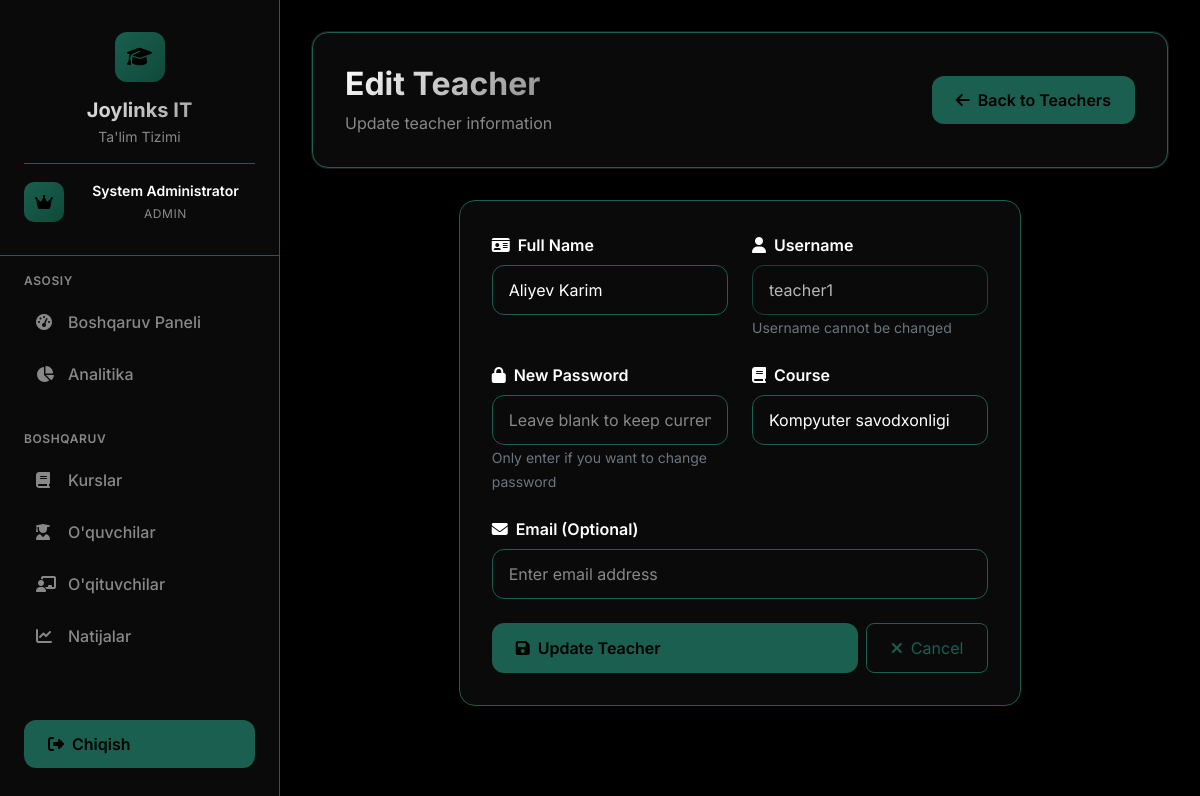
/admin/teachers/edit/1 (signed in), run on the app's committed database.
### app.py (models this page shows)
class User(UserMixin, db.Model):
    id = db.Column(db.Integer, primary_key=True)
    username = db.Column(db.String(80), unique=True, nullable=False)
    password_hash = db.Column(db.String(120), nullable=False)
    role = db.Column(db.String(20), nullable=False)  # admin, teacher, student
    full_name = db.Column(db.String(100), nullable=False)
    teacher_profile = db.relationship('Teacher', backref='user', uselist=False)
    student_profile = db.relationship('Student', backref='user', uselist=False)

### app.py (the view, shortened to what this page needs)
@app.route('/admin/teachers/edit/<int:teacher_id>', methods=['GET', 'POST'])
@admin_required
def admin_edit_teacher(teacher_id):
    teacher = Teacher.query.get_or_404(teacher_id)
    courses = Course.query.all()
    return render_template('admin/edit_teacher_modern.html', teacher=teacher, courses=courses)

### app.py (called while the page is built)
@login_manager.user_loader
def load_user(user_id):
    return User.query.get(int(user_id))

def admin_required(f):
    @wraps(f)
    def decorated_function(*args, **kwargs):
        if not current_user.is_authenticated or current_user.role != 'admin':
            flash('Kirish taqiqlangan. Admin huquqlari kerak.', 'danger')
            return redirect(url_for('login'))
        return f(*args, **kwargs)
    return decorated_function

### templates/admin/edit_teacher_modern.html (shortened to what this page needs)
{% extends "base_modern.html" %}
{% block content %}
<div class="page-header">
    <div class="d-flex justify-content-between align-items-center">
        <div>
            <h1 class="page-title">Edit Teacher</h1>
            <p class="page-subtitle">Update teacher information</p>
        </div>
        <div class="d-flex gap-2">
            <a href="{{ url_for('admin_teachers') }}" class="btn-primary-custom">
                <i class="fas fa-arrow-left me-2"></i>Back to Teachers
            </a>
        </div>
    </div>
</div>
<div class="row justify-content-center">
    <div class="col-lg-8">
        <div class="content-card">
            <form method="POST" class="modern-form">
                <div class="row">
                    <div class="col-md-6">
                        <div class="form-group mb-4">
                            <label for="full_name" class="form-label">
                                <i class="fas fa-id-card me-2"></i>Full Name
                            </label>
                            <input type="text" class="form-control" id="full_name" name="full_name" required
                                   value="{{ teacher.user.full_name }}" placeholder="Enter full name">
                        </div>
                    </div>
                    <div class="col-md-6">
                        <div class="form-group mb-4">
                            <label for="username" class="form-label">
                                <i class="fas fa-user me-2"></i>Username
                            </label>
                            <input type="text" class="form-control" id="username" name="username" required
                                   value="{{ teacher.user.username }}" placeholder="Enter username" readonly>
                            <small class="text-secondary">Username cannot be changed</small>
                        </div>
                    </div>
                </div>
                <div class="row">
                    <div class="col-md-6">
                        <div class="form-group mb-4">
                            <label for="password" class="form-label">
                                <i class="fas fa-lock me-2"></i>New Password
                            </label>
                            <input type="password" class="form-control" id="password" name="password"
                                   placeholder="Leave blank to keep current password">
                            <small class="text-secondary">Only enter if you want to change password</small>
                        </div>
                    </div>
                    <div class="col-md-6">
                        <div class="form-group mb-4">
                            <label for="course_id" class="form-label">
                                <i class="fas fa-book me-2"></i>Course
                            </label>
                            <select class="form-control" id="course_id" name="course_id" required>
                                {% for course in courses %}
                                <option value="{{ course.id }}" {{ 'selected' if course.id == teacher.course_id else '' }}>
                                    {{ course.name }}
                                </option>
                                {% endfor %}
                            </select>
                        </div>
                    </div>
                </div>
                <div class="form-group mb-4">
                    <label for="email" class="form-label">
                        <i class="fas fa-envelope me-2"></i>Email (Optional)
                    </label>
                    <input type="email" class="form-control" id="email" name="email"
                           value="{{ teacher.user.email or '' }}" placeholder="Enter email address">
                </div>
                <div class="d-flex gap-2">
                    <button type="submit" class="btn-primary-custom flex-fill">
                        <i class="fas fa-save me-2"></i>Update Teacher
                    </button>
                    <a href="{{ url_for('admin_teachers') }}" class="btn btn-outline-light">
                        <i class="fas fa-times me-2"></i>Cancel
                    </a>
                </div>
            </form>
        </div>
    </div>
</div>
{% endblock %}

### templates/base_modern.html (shortened to what this page needs)
<!DOCTYPE html>
<html lang="uz">
<head>
    <link href="https://cdn.jsdelivr.net/npm/bootstrap@5.3.0/dist/css/bootstrap.min.css" rel="stylesheet">
    <link href="https://cdnjs.cloudflare.com/ajax/libs/font-awesome/6.4.0/css/all.min.css" rel="stylesheet">
</head>
<body>
    <aside class="sidebar" id="sidebar">
        <div class="sidebar-header">
            <div class="logo">
                <i class="fas fa-graduation-cap"></i>
            </div>
            <h3>Joylinks IT</h3>
            <p>Ta'lim Tizimi</p>
            {% if current_user.is_authenticated %}
            <div class="user-info">
                <div class="user-avatar">
                    {% if current_user.role == 'admin' %}
                    <i class="fas fa-crown"></i>
                    {% elif current_user.role == 'teacher' %}
                    <i class="fas fa-user-tie"></i>
                    {% elif current_user.role == 'student' %}
                    <i class="fas fa-user-graduate"></i>
                    {% endif %}
                </div>
                <div class="user-details">
                    <div class="user-name">{{ current_user.full_name }}</div>
                    <div class="user-role">
                        {% if current_user.role == 'admin' %}
                        Admin
                        {% elif current_user.role == 'teacher' %}
                        Ustoz
                        {% elif current_user.role == 'student' %}
                        O'quvchi
                        {% endif %}
                    </div>
                </div>
            </div>
            {% endif %}
        </div>
        <nav class="sidebar-nav">
            {% if current_user.role == 'admin' %}
            <div class="nav-section">
                <div class="nav-section-title">Asosiy</div>
                <a href="{{ url_for('admin_dashboard') }}"
                    class="nav-link {% if request.endpoint == 'admin_dashboard' %}active{% endif %}">
                    <i class="fas fa-tachometer-alt"></i>
                    <span>Boshqaruv Paneli</span>
                </a>
                <a href="{{ url_for('admin_analytics') }}"
                    class="nav-link {% if request.endpoint == 'admin_analytics' %}active{% endif %}">
                    <i class="fas fa-chart-pie"></i>
                    <span>Analitika</span>
                </a>
            </div>
            <div class="nav-section">
                <div class="nav-section-title">Boshqaruv</div>
                <a href="{{ url_for('admin_courses') }}"
                    class="nav-link {% if request.endpoint == 'admin_courses' %}active{% endif %}">
                    <i class="fas fa-book"></i>
                    <span>Kurslar</span>
                </a>
                <a href="{{ url_for('admin_students') }}"
                    class="nav-link {% if request.endpoint == 'admin_students' %}active{% endif %}">
                    <i class="fas fa-user-graduate"></i>
                    <span>O'quvchilar</span>
                </a>
                <a href="{{ url_for('admin_teachers') }}"
                    class="nav-link {% if request.endpoint == 'admin_teachers' %}active{% endif %}">
                    <i class="fas fa-chalkboard-teacher"></i>
                    <span>O'qituvchilar</span>
                </a>
                <a href="{{ url_for('admin_results') }}"
                    class="nav-link {% if request.endpoint == 'admin_results' %}active{% endif %}">
                    <i class="fas fa-chart-line"></i>
                    <span>Natijalar</span>
                </a>
            </div>
            {% endif %}
        </nav>
        <div class="logout-btn">
            <a href="{{ url_for('logout') }}" class="btn-primary-custom w-100">
                <i class="fas fa-sign-out-alt me-2"></i>
                Chiqish
            </a>
        </div>
    </aside>
    <main class="main-content">
        {% block content %}{% endblock %}
    </main>
</body>
</html>

### templates/base_modern.html (style rules this page uses)
:root { --bg-primary: #000000; --bg-secondary: #0a0a0a; --bg-card: #0a0a0a; --text-primary: #ffffff; --text-secondary: #888888; --accent: #1a5f4f; --accent-hover: #0f4a3a; --border: #1a5f4f; --sidebar-width: 280px; }
* { margin: 0; padding: 0; box-sizing: border-box; }
body { font-family: 'Inter', -apple-system, BlinkMacSystemFont, 'Segoe UI', sans-serif; background: var(--bg-primary); color: var(--text-primary); min-height: 100vh; overflow-x: hidden; }
.user-info { margin-top: 1rem; padding-top: 1rem; border-top: 1px solid var(--border); display: flex; align-items: center; gap: 0.75rem; }
.user-avatar { width: 40px; height: 40px; background: linear-gradient(135deg, var(--accent), var(--accent-hover)); border-radius: 10px; display: flex; align-items: center; justify-content: center; color: var(--bg-primary); }
.user-details { flex: 1; }
.user-name { font-size: 0.875rem; font-weight: 600; color: var(--text-primary); margin-bottom: 0.25rem; }
.user-role { font-size: 0.75rem; color: var(--text-secondary); text-transform: uppercase; letter-spacing: 0.05em; }
.sidebar { position: fixed; top: 0; left: 0; height: 100vh; width: var(--sidebar-width); background: var(--bg-card); border-right: 1px solid var(--border); z-index: 1000; transition: all 0.3s cubic-bezier(0.4, 0, 0.2, 1); overflow-y: auto; backdrop-filter: blur(20px); }
.sidebar-header { padding: 2rem 1.5rem; border-bottom: 1px solid var(--border); text-align: center; }
.logo { width: 50px; height: 50px; background: linear-gradient(135deg, var(--accent), var(--accent-hover)); border-radius: 12px; display: flex; align-items: center; justify-content: center; margin: 0 auto 1rem; }
.logo i { font-size: 1.25rem; color: var(--bg-primary); }
.sidebar-header h3 { font-size: 1.25rem; font-weight: 700; background: linear-gradient(135deg, var(--text-primary), var(--text-secondary)); -webkit-background-clip: text; -webkit-text-fill-color: transparent; background-clip: text; margin-bottom: 0.25rem; }
.sidebar-header p { color: var(--text-secondary); font-size: 0.875rem; margin: 0; }
.sidebar-nav { padding: 1rem 0; }
.nav-section { margin-bottom: 2rem; }
.nav-section-title { color: var(--text-secondary); font-size: 0.75rem; font-weight: 600; text-transform: uppercase; letter-spacing: 0.05em; padding: 0 1.5rem; margin-bottom: 0.5rem; }
.nav-link { display: flex; align-items: center; color: var(--text-secondary); text-decoration: none; padding: 0.75rem 1.5rem; margin: 0.25rem 0.75rem; border-radius: 12px; transition: all 0.3s cubic-bezier(0.4, 0, 0.2, 1); font-weight: 500; }
.nav-link i { width: 20px; margin-right: 12px; font-size: 1rem; }
.main-content { margin-left: var(--sidebar-width); padding: 2rem; min-height: 100vh; animation: fadeIn 0.8s ease-in; }
.page-header { background: var(--bg-card); border: 1px solid var(--border); border-radius: 16px; padding: 2rem; margin-bottom: 2rem; backdrop-filter: blur(20px); box-shadow: 0 0 0 1px rgba(255, 255, 255, 0.1); }
.page-title { font-size: 2rem; font-weight: 700; margin-bottom: 0.5rem; background: linear-gradient(135deg, var(--text-primary), var(--text-secondary)); -webkit-background-clip: text; -webkit-text-fill-color: transparent; background-clip: text; }
.page-subtitle { color: var(--text-secondary); font-size: 1rem; margin: 0; }
.btn-primary-custom { background: var(--accent); color: var(--bg-primary); border: none; border-radius: 12px; padding: 0.75rem 1.5rem; font-weight: 600; transition: all 0.3s cubic-bezier(0.4, 0, 0.2, 1); text-decoration: none; display: inline-flex; align-items: center; position: relative; overflow: hidden; }
.btn-primary-custom::before { content: ''; position: absolute; top: 0; left: -100%; width: 100%; height: 100%; background: linear-gradient(90deg, transparent, rgba(255, 255, 255, 0.2), transparent); transition: left 0.5s; }
.content-card { background: var(--bg-card); border: 1px solid var(--border); border-radius: 16px; padding: 2rem; margin-bottom: 2rem; backdrop-filter: blur(20px); animation: slideUp 0.6s ease-out; }
.logout-btn { position: absolute; bottom: 2rem; left: 1.5rem; right: 1.5rem; }

### data on the page
User: full_name "System Administrator"
User: full_name "Aliyev Karim", username "teacher1"

### other printed values
form field course_id "Kompyuter savodxonligi"
